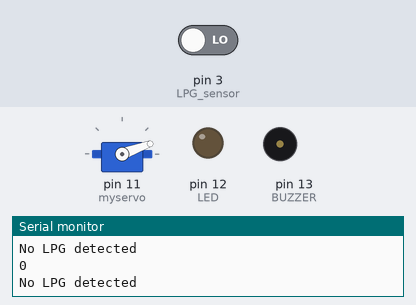
The sketch below on a simulated Arduino Uno, built with avr-gcc and run on an emulated ATmega328P. On the bench: servo, output pins drawn as LEDs (lit = HIGH), buzzer (waves = sounding, pin HIGH), the last lines printed to the serial monitor. The inputs (shaded band) are chosen by the test bench; at power-on: pin 3 (LPG_sensor) LOW. The modem accepts every AT command (registered, SIM ready, sends succeed) and sends nothing else.

Above: at 1.2 s.
1.3 s: pin 3 (LPG_sensor) driven HIGH
At 2.5 s:
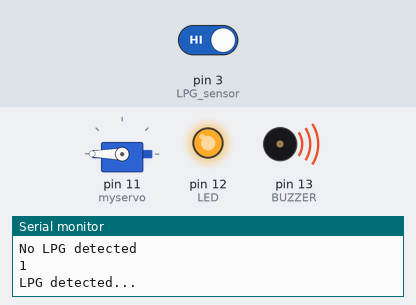
2.8 s: pin 3 (LPG_sensor) driven LOW
At 5.8 s:
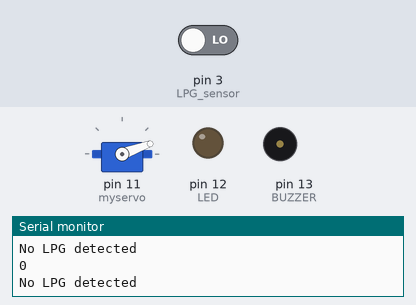
Timing chart, 0 to 7.3 s (numbered marks = the images above; inputs shaded):
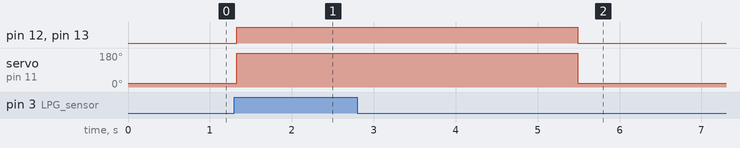

Measured:
- after the input at 1.3 s, pin 12 (LED), pin 13 (BUZZER): LOW → HIGH at once; servo on pin 11 (myservo): 20° → 180° at once
- after the input at 2.8 s, pin 12 (LED), pin 13 (BUZZER): HIGH → LOW after 2.7 s; servo on pin 11 (myservo): 180° → 20° after 2.7 s

The sketch:

IntelliGas.ino
```cpp
#include <Servo.h>;
#include <SoftwareSerial.h>;
SoftwareSerial mySerial(7, 8);
Servo myservo;
int pos = 20;
int LED = 12;
int BUZZER = 13;
int LPG_sensor = 3; // MQ-6 SENSOR
int LPG_detected;
char msg;
void setup()
{
    mySerial.begin(9600);
    Serial.begin(9600); // start serial debugging
    myservo.attach(11);
    Serial.begin(9600);
    pinMode(LED, OUTPUT);
    pinMode(BUZZER, OUTPUT);
    pinMode(LPG_sensor, INPUT);
    myservo.write(pos);
}
void loop()
{
    LPG_detected = digitalRead(LPG_sensor);
    Serial.println(LPG_detected);
    if (LPG_detected == 1)
    {
        Serial.println("LPG detected...");
        digitalWrite(LED, HIGH);
        digitalWrite(BUZZER, HIGH);
        myservo.write(pos + 160);
        delay(1000);
        mySerial.println("AT+CMGF=1");
        delay(1000);
        mySerial.println("AT+CMGS=\"+917507634561\"\r"); // 10-digit mobile number
        delay(1000);
        mySerial.println("GAS LEAKAGE DETECTED"); // message which we want to send as an alert
        delay(100);
        mySerial.println((char)26);
        delay(1000);
    }
    else
    {
        Serial.println("No LPG detected");
        digitalWrite(LED, LOW);
        digitalWrite(BUZZER, LOW);
        myservo.write(pos);
    }
}
```
